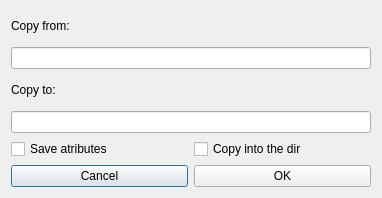
<?xml version="1.0" encoding="UTF-8"?>
<ui version="4.0">
 <class>CopyDialog</class>
 <widget class="QDialog" name="CopyDialog">
  <property name="geometry">
   <rect>
    <x>0</x>
    <y>0</y>
    <width>382</width>
    <height>198</height>
   </rect>
  </property>
  <property name="windowTitle">
   <string>Dialog</string>
  </property>
  <layout class="QVBoxLayout" name="verticalLayout">
   <item>
    <layout class="QVBoxLayout" name="verticalLayout_3">
     <item>
      <layout class="QVBoxLayout" name="verticalLayout_4">
       <item>
        <widget class="QLabel" name="label">
         <property name="text">
          <string>Copy from:</string>
         </property>
        </widget>
       </item>
       <item>
        <widget class="QLineEdit" name="path_from"/>
       </item>
      </layout>
     </item>
     <item>
      <layout class="QVBoxLayout" name="verticalLayout_5">
       <item>
        <widget class="QLabel" name="label_2">
         <property name="text">
          <string>Copy to:</string>
         </property>
        </widget>
       </item>
       <item>
        <widget class="QLineEdit" name="path_to"/>
       </item>
      </layout>
     </item>
    </layout>
   </item>
   <item>
    <layout class="QVBoxLayout" name="verticalLayout_2">
     <item>
      <layout class="QGridLayout" name="gridLayout">
       <item row="0" column="0">
        <widget class="QCheckBox" name="checkBox">
         <property name="text">
          <string>Save atributes</string>
         </property>
        </widget>
       </item>
       <item row="0" column="1">
        <widget class="QCheckBox" name="checkBox_2">
         <property name="text">
          <string>Copy into the dir</string>
         </property>
        </widget>
       </item>
      </layout>
     </item>
    </layout>
   </item>
   <item>
    <layout class="QHBoxLayout" name="horizontalLayout">
     <item>
      <widget class="QPushButton" name="Cancel">
       <property name="text">
        <string>Cancel</string>
       </property>
      </widget>
     </item>
     <item>
      <widget class="QPushButton" name="OK">
       <property name="text">
        <string>OK</string>
       </property>
      </widget>
     </item>
    </layout>
   </item>
  </layout>
 </widget>
 <resources/>
 <connections/>
</ui>
